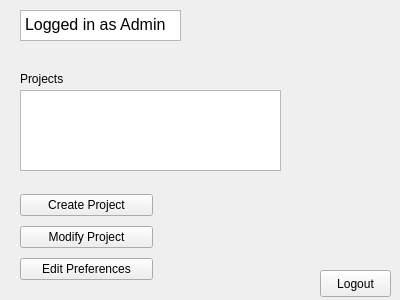
<?xml version="1.0" encoding="UTF-8"?>
<ui version="4.0">
 <class>adminPage</class>
 <widget class="QWidget" name="adminPage">
  <property name="geometry">
   <rect>
    <x>0</x>
    <y>0</y>
    <width>400</width>
    <height>300</height>
   </rect>
  </property>
  <property name="windowTitle">
   <string>Form</string>
  </property>
  <widget class="QTextBrowser" name="adminLogin">
   <property name="geometry">
    <rect>
     <x>20</x>
     <y>10</y>
     <width>161</width>
     <height>31</height>
    </rect>
   </property>
   <property name="html">
    <string>&lt;!DOCTYPE HTML PUBLIC &quot;-//W3C//DTD HTML 4.0//EN&quot; &quot;http://www.w3.org/TR/REC-html40/strict.dtd&quot;&gt;
&lt;html&gt;&lt;head&gt;&lt;meta name=&quot;qrichtext&quot; content=&quot;1&quot; /&gt;&lt;style type=&quot;text/css&quot;&gt;
p, li { white-space: pre-wrap; }
&lt;/style&gt;&lt;/head&gt;&lt;body style=&quot; font-family:'Ubuntu'; font-size:11pt; font-weight:400; font-style:normal;&quot;&gt;
&lt;p style=&quot; margin-top:0px; margin-bottom:0px; margin-left:0px; margin-right:0px; -qt-block-indent:0; text-indent:0px;&quot;&gt;&lt;span style=&quot; font-size:12pt;&quot;&gt;Logged in as Admin&lt;/span&gt;&lt;/p&gt;&lt;/body&gt;&lt;/html&gt;</string>
   </property>
  </widget>
  <widget class="QLabel" name="label">
   <property name="geometry">
    <rect>
     <x>20</x>
     <y>70</y>
     <width>131</width>
     <height>17</height>
    </rect>
   </property>
   <property name="text">
    <string>Projects</string>
   </property>
  </widget>
  <widget class="QListView" name="projectList">
   <property name="geometry">
    <rect>
     <x>20</x>
     <y>90</y>
     <width>261</width>
     <height>81</height>
    </rect>
   </property>
  </widget>
  <widget class="QPushButton" name="logoutButton">
   <property name="geometry">
    <rect>
     <x>320</x>
     <y>270</y>
     <width>71</width>
     <height>27</height>
    </rect>
   </property>
   <property name="text">
    <string>Logout</string>
   </property>
  </widget>
  <widget class="QWidget" name="layoutWidget">
   <property name="geometry">
    <rect>
     <x>20</x>
     <y>190</y>
     <width>133</width>
     <height>95</height>
    </rect>
   </property>
   <layout class="QVBoxLayout" name="verticalLayout">
    <item>
     <widget class="QPushButton" name="createProjectButton">
      <property name="text">
       <string>Create Project</string>
      </property>
     </widget>
    </item>
    <item>
     <widget class="QPushButton" name="modifyProjectButton">
      <property name="text">
       <string>Modify Project</string>
      </property>
     </widget>
    </item>
    <item>
     <widget class="QPushButton" name="editPrefButton">
      <property name="text">
       <string>Edit Preferences</string>
      </property>
     </widget>
    </item>
   </layout>
  </widget>
 </widget>
 <resources/>
 <connections/>
</ui>
